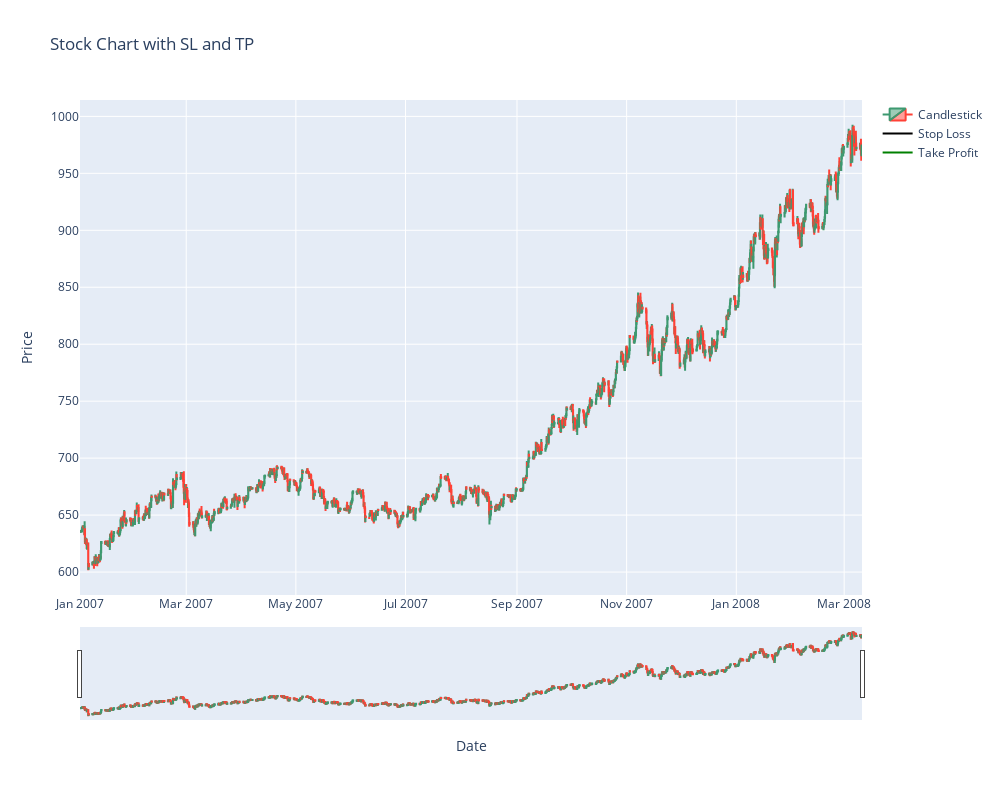

Here is the notebook cell this chart was saved with:
### Code cell
fig = go.Figure(data=[go.Candlestick(x=data.index,
                                     open=data['Open'],
                                     high=data['High'],
                                     low=data['Low'],
                                     close=data['Close'],
                                     name='Candlestick'),
                      go.Scatter(x=data.index, y=data['SL'],
                                 mode='lines',
                                 line=dict(color='black'),
                                 name='Stop Loss'),
                      go.Scatter(x=data.index, y=data['TP'],
                                 mode='lines',
                                 line=dict(color='green'),
                                 name='Take Profit')
                      ])

# Customize the layout of the plot
fig.update_layout(title='Stock Chart with SL and TP',
                  xaxis_title='Date',
                  yaxis_title='Price',
                  yaxis2=dict(anchor='x', overlaying='y', side='right'),
                  yaxis2_title='SL/TP Levels',
                  width = 1000,
                  height = 800,

                  )

# Display the plot
fig.show()

### Figure 1 — Plotly figure (JSON) as saved in the notebook; plotly's stock layout.template omitted (floating-point values rounded to 4 significant figures; data arrays with more than 128 entries replaced by an {"elided": "..."} marker saying what was removed)
{"data": [{"close": {"elided": "1928 float values"}, "high": {"elided": "1928 float values"}, "low": {"elided": "1928 float values"}, "name": "Candlestick", "open": {"elided": "1928 float values"}, "type": "candlestick", "x": {"elided": "1928 str values"}}, {"line": {"color": "black"}, "mode": "lines", "name": "Stop Loss", "type": "scatter", "x": {"elided": "1928 str values"}, "y": {"elided": "1928 float values"}}, {"line": {"color": "green"}, "mode": "lines", "name": "Take Profit", "type": "scatter", "x": {"elided": "1928 str values"}, "y": {"elided": "1928 float values"}}], "layout": {"height": 800, "title": {"text": "Stock Chart with SL and TP"}, "width": 1000, "xaxis": {"title": {"text": "Date"}}, "yaxis": {"title": {"text": "Price"}}, "yaxis2": {"anchor": "x", "overlaying": "y", "side": "right", "title": {"text": "SL/TP Levels"}}}}
